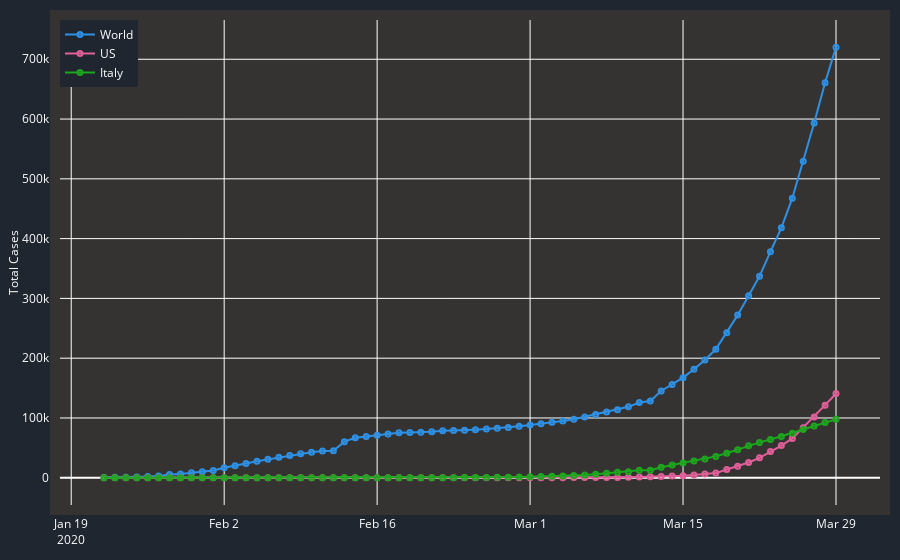

Notebook source saved alongside this figure:
### Code cell
def update_total_case_graph(values):
    colors = plotly.colors.qualitative.Dark24
    pprint.pprint(values)
    fig = go.Figure()
    for enum_, item in enumerate(values):
        color_ = colors[enum_]
        if item == 'worldwide':
            sub_df = JHU_DF_AGG_COUNTRY.groupby('Date').sum().reset_index()
            name = 'World'
        else:
            if item.split('_')[0] == 'COUNTRY':
                name = item.split('_')[1]
                sub_df = JHU_DF_AGG_COUNTRY[JHU_DF_AGG_COUNTRY['country'] == name].groupby(
                    'Date').sum().reset_index()

            elif item.split('_')[0] == 'PROVINCE':
                name = item.split('_')[1]
                sub_df = JHU_DF_AGG_PROVINCE[JHU_DF_AGG_PROVINCE['province'] == name].groupby(
                    'Date').sum().reset_index()

            elif item.split('_')[0] == 'STATE':
                name = item.split('_')[1]
                sub_df = CSBS_DF_AGG_STATE[CSBS_DF_AGG_STATE['state'] == name].groupby(
                    'Date').sum().reset_index()

            elif item.split('_')[0] == 'COUNTY':
                name = item.split('_')[1]
                sub_df = CSBS_DF_AGG_COUNTY[CSBS_DF_AGG_COUNTY['county'] == name].groupby(
                    'Date').sum().reset_index()
            else:
                raise Exception('You have messed up {}'.format(item))

        fig.add_trace(
            go.Scatter(
                x=sub_df['Date'],
                y=sub_df['confirmed'],
                name=name,
                showlegend=True,
                mode='lines+markers',
                hovertemplate='%{x}<br>Confirmed Cases - %{y:,f}',
                marker=dict(
                    color=color_,
                    size=2,
                    line=dict(
                        width=5,
                        color=color_),
                )))

    fig.update_layout(
        # xaxis_tickfont_size=22,
        yaxis=dict(
            title=dict(text='Total Cases', standoff=2),
            titlefont_size=12,
            tickfont_size=12,
            showgrid=True,
            color='white',
            side='left',
        ),
        xaxis=dict(
            color='white'
        ),
        autosize=True,
        showlegend=True,
        legend=dict(x=0,y=1,font=dict(color='white')),
        paper_bgcolor='#1f2630',
        plot_bgcolor='rgb(52,51,50)',
        margin=dict(t=20,pad=10,b=20,r=20,l=20))

    return fig







def per_day_case_graph(values):
    colors = plotly.colors.qualitative.Dark24
    pprint.pprint(values)
    fig = go.Figure()
    #fig = plotly.subplots.make_subplots(specs=[[{"secondary_y": True}]])
    for enum_, item in enumerate(values):
        color_ = colors[enum_]
        if item == 'worldwide':
            sub_df = JHU_DF_AGG_COUNTRY.groupby('Date').sum().reset_index()
            name = 'World'
        else:
            if item.split('_')[0] == 'COUNTRY':
                name = item.split('_')[1]
                sub_df = JHU_DF_AGG_COUNTRY[JHU_DF_AGG_COUNTRY['country'] == name].groupby(
                    'Date').sum().reset_index()

            elif item.split('_')[0] == 'PROVINCE':
                name = item.split('_')[1]
                sub_df = JHU_DF_AGG_PROVINCE[JHU_DF_AGG_PROVINCE['province'] == name].groupby(
                    'Date').sum().reset_index()

            elif item.split('_')[0] == 'STATE':
                name = item.split('_')[1]
                sub_df = CSBS_DF_AGG_STATE[CSBS_DF_AGG_STATE['state'] == name].groupby(
                    'Date').sum().reset_index()

            elif item.split('_')[0] == 'COUNTY':
                name = item.split('_')[1]
                sub_df = CSBS_DF_AGG_COUNTY[CSBS_DF_AGG_COUNTY['county'] == name].groupby(
                    'Date').sum().reset_index()
            else:
                raise Exception('You have messed up {}'.format(item))

        xs = sub_df['Date']
        ys = sub_df['confirmed'].diff().fillna(0)
        fig.add_trace(
            go.Bar(
                x=xs,
                y=ys,
                name=name,
                showlegend=True,
                #text=ys,
                #textposition='outside',
                hovertemplate='%{x}<br>New Cases - %{y:,f}',
                #texttemplate='%{text:.2s}',
                textfont=dict(size=14,color='white'),
                marker=dict(
                    color=color_,
                    line=dict(
                        color='white',width=0.5)
                )))


    fig.update_layout(
        yaxis=dict(
            title=dict(text='New Cases', standoff=2),
            titlefont_size=12,
            tickfont_size=12,
            showgrid=True,
            color='white',
            side='left',
        ),
        xaxis=dict(
            color='white'
        ),
        showlegend=True,
        legend=dict(x=0,y=1,font=dict(color='white')),
        paper_bgcolor='#1f2630',
        plot_bgcolor='rgb(52,51,50)',
        barmode='group',
        bargap=0.1,
        margin=dict(t=20,pad=10,b=20,r=20,l=20))  




    return fig


# 

update_total_case_graph(['worldwide','COUNTRY_US','COUNTRY_Italy'])

### Figure 1 — Plotly figure (JSON) as saved in the notebook; plotly's stock layout.template omitted (floating-point values rounded to 4 significant figures)
{"data": [{"hovertemplate": "%{x}<br>Confirmed Cases - %{y:,f}", "marker": {"color": "#2E91E5", "line": {"color": "#2E91E5", "width": 5}, "size": 2}, "mode": "lines+markers", "name": "World", "showlegend": true, "type": "scatter", "x": ["2020-01-22T00:00:00", "2020-01-23T00:00:00", "2020-01-24T00:00:00", "2020-01-25T00:00:00", "2020-01-26T00:00:00", "2020-01-27T00:00:00", "2020-01-28T00:00:00", "2020-01-29T00:00:00", "2020-01-30T00:00:00", "2020-01-31T00:00:00", "2020-02-01T00:00:00", "2020-02-02T00:00:00", "2020-02-03T00:00:00", "2020-02-04T00:00:00", "2020-02-05T00:00:00", "2020-02-06T00:00:00", "2020-02-07T00:00:00", "2020-02-08T00:00:00", "2020-02-09T00:00:00", "2020-02-10T00:00:00", "2020-02-11T00:00:00", "2020-02-12T00:00:00", "2020-02-13T00:00:00", "2020-02-14T00:00:00", "2020-02-15T00:00:00", "2020-02-16T00:00:00", "2020-02-17T00:00:00", "2020-02-18T00:00:00", "2020-02-19T00:00:00", "2020-02-20T00:00:00", "2020-02-21T00:00:00", "2020-02-22T00:00:00", "2020-02-23T00:00:00", "2020-02-24T00:00:00", "2020-02-25T00:00:00", "2020-02-26T00:00:00", "2020-02-27T00:00:00", "2020-02-28T00:00:00", "2020-02-29T00:00:00", "2020-03-01T00:00:00", "2020-03-02T00:00:00", "2020-03-03T00:00:00", "2020-03-04T00:00:00", "2020-03-05T00:00:00", "2020-03-06T00:00:00", "2020-03-07T00:00:00", "2020-03-08T00:00:00", "2020-03-09T00:00:00", "2020-03-10T00:00:00", "2020-03-11T00:00:00", "2020-03-12T00:00:00", "2020-03-13T00:00:00", "2020-03-14T00:00:00", "2020-03-15T00:00:00", "2020-03-16T00:00:00", "2020-03-17T00:00:00", "2020-03-18T00:00:00", "2020-03-19T00:00:00", "2020-03-20T00:00:00", "2020-03-21T00:00:00", "2020-03-22T00:00:00", "2020-03-23T00:00:00", "2020-03-24T00:00:00", "2020-03-25T00:00:00", "2020-03-26T00:00:00", "2020-03-27T00:00:00", "2020-03-28T00:00:00", "2020-03-29T00:00:00"], "y": [555, 654, 941, 1434, 2118, 2927, 5578, 6166, 8234, 9927, 12038, 16787, 19881, 23892, 27635, 30794, 34391, 37120, 40150, 42762, 44802, 45221, 60368, 66885, 69030, 71224, 73258, 75136, 75639, 76197, 76819, 78572, 78958, 79561, 80406, 81388, 82746, 84112, 86011, 88369, 90306, 92840, 95120, 97886, 101801, 105847, 109821, 113590, 118620, 125875, 128352, 145205, 156101, 167454, 181574, 197102, 214821, 242500, 272035, 304396, 336953, 378235, 418045, 467653, 529591, 593291, 660706, 720117]}, {"hovertemplate": "%{x}<br>Confirmed Cases - %{y:,f}", "marker": {"color": "#E15F99", "line": {"color": "#E15F99", "width": 5}, "size": 2}, "mode": "lines+markers", "name": "US", "showlegend": true, "type": "scatter", "x": ["2020-01-22T00:00:00", "2020-01-23T00:00:00", "2020-01-24T00:00:00", "2020-01-25T00:00:00", "2020-01-26T00:00:00", "2020-01-27T00:00:00", "2020-01-28T00:00:00", "2020-01-29T00:00:00", "2020-01-30T00:00:00", "2020-01-31T00:00:00", "2020-02-01T00:00:00", "2020-02-02T00:00:00", "2020-02-03T00:00:00", "2020-02-04T00:00:00", "2020-02-05T00:00:00", "2020-02-06T00:00:00", "2020-02-07T00:00:00", "2020-02-08T00:00:00", "2020-02-09T00:00:00", "2020-02-10T00:00:00", "2020-02-11T00:00:00", "2020-02-12T00:00:00", "2020-02-13T00:00:00", "2020-02-14T00:00:00", "2020-02-15T00:00:00", "2020-02-16T00:00:00", "2020-02-17T00:00:00", "2020-02-18T00:00:00", "2020-02-19T00:00:00", "2020-02-20T00:00:00", "2020-02-21T00:00:00", "2020-02-22T00:00:00", "2020-02-23T00:00:00", "2020-02-24T00:00:00", "2020-02-25T00:00:00", "2020-02-26T00:00:00", "2020-02-27T00:00:00", "2020-02-28T00:00:00", "2020-02-29T00:00:00", "2020-03-01T00:00:00", "2020-03-02T00:00:00", "2020-03-03T00:00:00", "2020-03-04T00:00:00", "2020-03-05T00:00:00", "2020-03-06T00:00:00", "2020-03-07T00:00:00", "2020-03-08T00:00:00", "2020-03-09T00:00:00", "2020-03-10T00:00:00", "2020-03-11T00:00:00", "2020-03-12T00:00:00", "2020-03-13T00:00:00", "2020-03-14T00:00:00", "2020-03-15T00:00:00", "2020-03-16T00:00:00", "2020-03-17T00:00:00", "2020-03-18T00:00:00", "2020-03-19T00:00:00", "2020-03-20T00:00:00", "2020-03-21T00:00:00", "2020-03-22T00:00:00", "2020-03-23T00:00:00", "2020-03-24T00:00:00", "2020-03-25T00:00:00", "2020-03-26T00:00:00", "2020-03-27T00:00:00", "2020-03-28T00:00:00", "2020-03-29T00:00:00"], "y": [1, 1, 2, 2, 5, 5, 5, 5, 5, 7, 8, 8, 11, 11, 11, 11, 11, 11, 11, 11, 12, 12, 13, 13, 13, 13, 13, 13, 13, 13, 15, 15, 15, 51, 51, 57, 58, 60, 68, 74, 98, 118, 149, 217, 262, 402, 518, 583, 959, 1281, 1663, 2179, 2727, 3499, 4632, 6421, 7783, 13677, 19100, 25489, 33276, 43847, 53740, 65778, 83836, 101657, 121478, 140886]}, {"hovertemplate": "%{x}<br>Confirmed Cases - %{y:,f}", "marker": {"color": "#1CA71C", "line": {"color": "#1CA71C", "width": 5}, "size": 2}, "mode": "lines+markers", "name": "Italy", "showlegend": true, "type": "scatter", "x": ["2020-01-22T00:00:00", "2020-01-23T00:00:00", "2020-01-24T00:00:00", "2020-01-25T00:00:00", "2020-01-26T00:00:00", "2020-01-27T00:00:00", "2020-01-28T00:00:00", "2020-01-29T00:00:00", "2020-01-30T00:00:00", "2020-01-31T00:00:00", "2020-02-01T00:00:00", "2020-02-02T00:00:00", "2020-02-03T00:00:00", "2020-02-04T00:00:00", "2020-02-05T00:00:00", "2020-02-06T00:00:00", "2020-02-07T00:00:00", "2020-02-08T00:00:00", "2020-02-09T00:00:00", "2020-02-10T00:00:00", "2020-02-11T00:00:00", "2020-02-12T00:00:00", "2020-02-13T00:00:00", "2020-02-14T00:00:00", "2020-02-15T00:00:00", "2020-02-16T00:00:00", "2020-02-17T00:00:00", "2020-02-18T00:00:00", "2020-02-19T00:00:00", "2020-02-20T00:00:00", "2020-02-21T00:00:00", "2020-02-22T00:00:00", "2020-02-23T00:00:00", "2020-02-24T00:00:00", "2020-02-25T00:00:00", "2020-02-26T00:00:00", "2020-02-27T00:00:00", "2020-02-28T00:00:00", "2020-02-29T00:00:00", "2020-03-01T00:00:00", "2020-03-02T00:00:00", "2020-03-03T00:00:00", "2020-03-04T00:00:00", "2020-03-05T00:00:00", "2020-03-06T00:00:00", "2020-03-07T00:00:00", "2020-03-08T00:00:00", "2020-03-09T00:00:00", "2020-03-10T00:00:00", "2020-03-11T00:00:00", "2020-03-12T00:00:00", "2020-03-13T00:00:00", "2020-03-14T00:00:00", "2020-03-15T00:00:00", "2020-03-16T00:00:00", "2020-03-17T00:00:00", "2020-03-18T00:00:00", "2020-03-19T00:00:00", "2020-03-20T00:00:00", "2020-03-21T00:00:00", "2020-03-22T00:00:00", "2020-03-23T00:00:00", "2020-03-24T00:00:00", "2020-03-25T00:00:00", "2020-03-26T00:00:00", "2020-03-27T00:00:00", "2020-03-28T00:00:00", "2020-03-29T00:00:00"], "y": [0, 0, 0, 0, 0, 0, 0, 0, 0, 2, 2, 2, 2, 2, 2, 2, 3, 3, 3, 3, 3, 3, 3, 3, 3, 3, 3, 3, 3, 3, 20, 62, 155, 229, 322, 453, 655, 888, 1128, 1694, 2036, 2502, 3089, 3858, 4636, 5883, 7375, 9172, 10149, 12462, 12462, 17660, 21157, 24747, 27980, 31506, 35713, 41035, 47021, 53578, 59138, 63927, 69176, 74386, 80589, 86498, 92472, 97689]}], "layout": {"autosize": true, "legend": {"font": {"color": "white"}, "x": 0, "y": 1}, "margin": {"b": 20, "l": 20, "pad": 10, "r": 20, "t": 20}, "paper_bgcolor": "#1f2630", "plot_bgcolor": "rgb(52,51,50)", "showlegend": true, "xaxis": {"color": "white"}, "yaxis": {"color": "white", "showgrid": true, "side": "left", "tickfont": {"size": 12}, "title": {"font": {"size": 12}, "standoff": 2, "text": "Total Cases"}}}}
